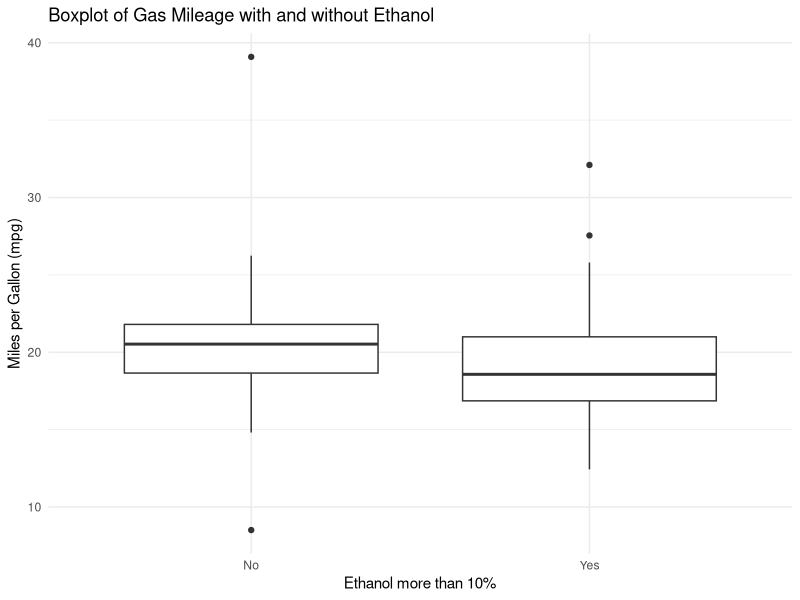
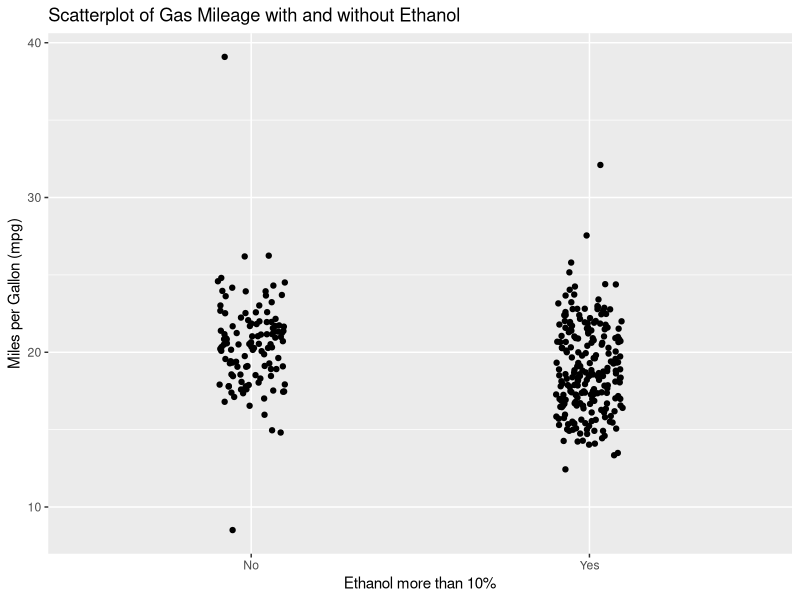
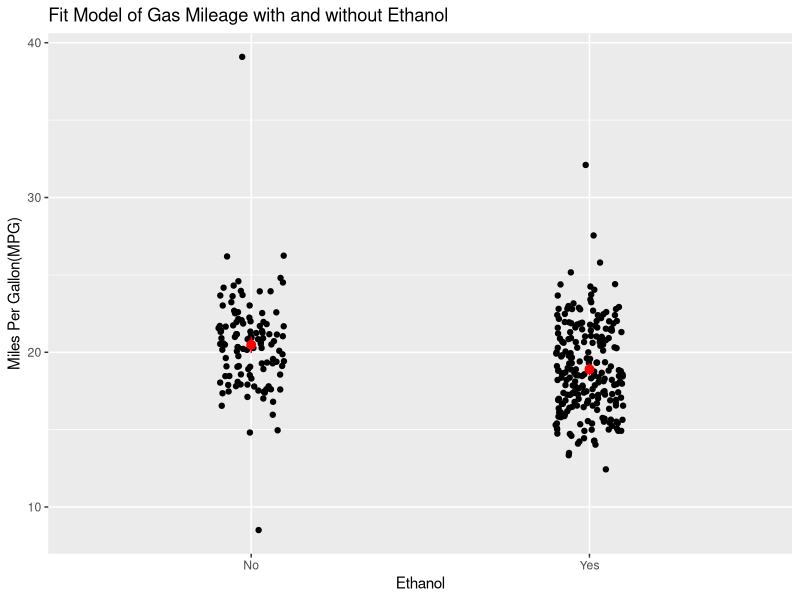
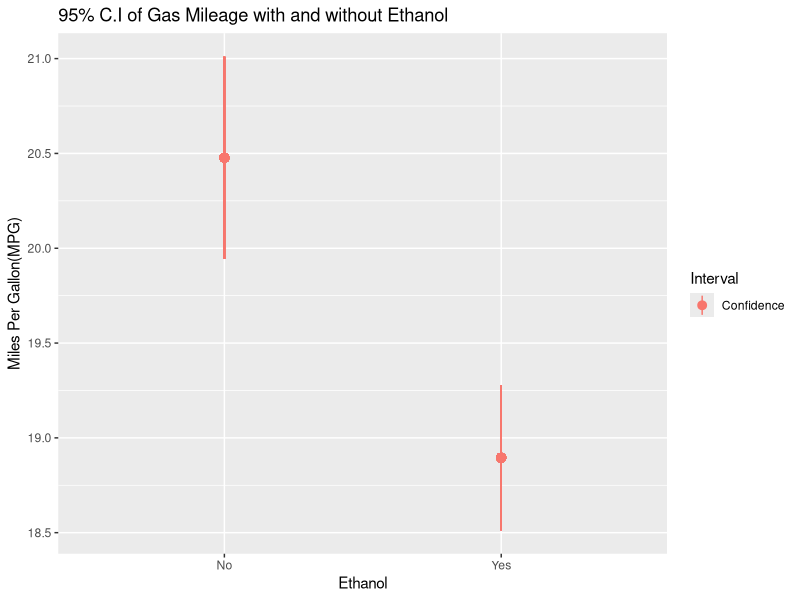
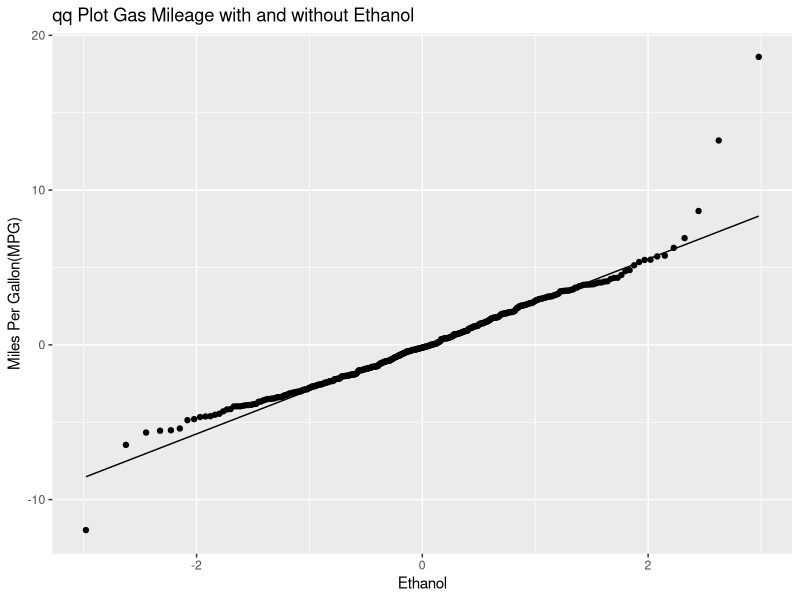
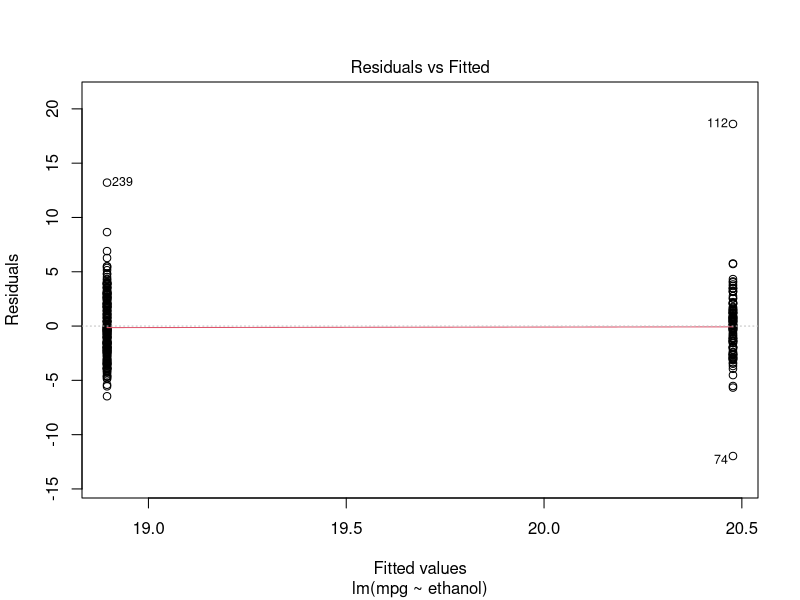
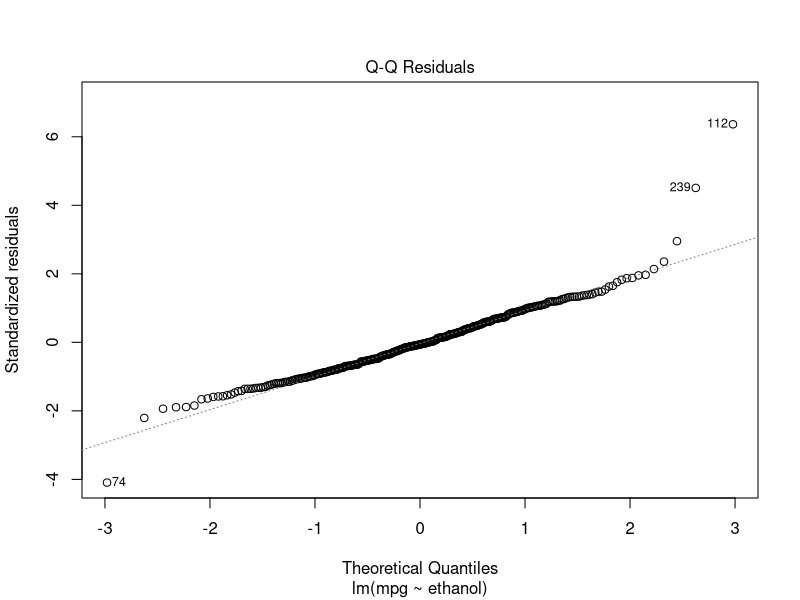
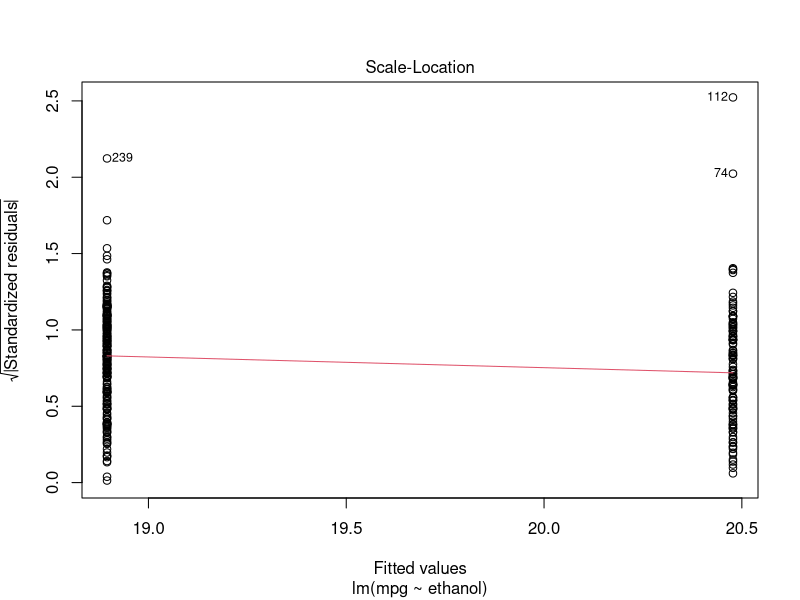

Write R code to recreate these figures, in order.
# Use echo = FALSE for Portfolio assignments
knitr::opts_chunk$set(echo = FALSE)

## # Author:  Ben Lehmann
## # Date:    2024-05-07
## # Purpose: Example R Markdown file with Portfolio-style analysis
## #-------------------------------------------------------------------------------

library(tidyverse)
library(ggplot2)
library(kableExtra)
library(dplyr)
library(knitr)
library(rmarkdown)

#Start of Portfolio-1
gas_data <- read.csv('gas_mileage_data.csv')  #Load the Data
gas_data <- gas_data[!is.na(gas_data$mpg) & !is.na(gas_data$ethanol), ]  #Do the same thing, make sure all the NA for ethanol and mpg is gone
gas_data$ethanol <- (if_else(gas_data$ethanol > 0, "Yes", "No"))  #Get the Yes or No Ethanol


ethanol_types <- gas_data |> group_by(ethanol) |> summarise(n=n(), mpg_mean = mean(mpg), mpg_median=median(mpg), mpg_sd=sd(mpg),mpg_var = var(mpg),mpg_min = min(mpg),max_mpg = max(mpg)) |> mutate(
    lower = mpg_mean - qt(.975, df = n-1) * mpg_sd / sqrt(n),
    upper = mpg_mean + qt(.975, df = n-1) * mpg_sd / sqrt(n),
  )  
knitr::kable(ethanol_types) |> kable_styling()   #Get the Summary Statistics, Mean, Median, Mode, 95% intveral, Max, Min

ggplot(gas_data, aes(x = ethanol, y = mpg)) +
  geom_boxplot() +
  labs(x = "Ethanol more than 10%", y = "Miles per Gallon (mpg)",
       title = "Boxplot of Gas Mileage with and without Ethanol") +
  theme_minimal()

ggplot(
  mapping = aes(
      x = ethanol,
      y = mpg
    )) +
  geom_jitter(
    data = gas_data,
    width = 0.1
  ) +labs(x = "Ethanol more than 10%", y = "Miles per Gallon (mpg)",
       title = "Scatterplot of Gas Mileage with and without Ethanol")

model <- lm(mpg~ethanol,data=gas_data)  #Linear Regression Model

confidence <- confint(model,level = 0.95)  #Get the Confidence Interval
conf_int <- confidence["ethanolYes",]   #get the Inverval Values

knitr::kable(confidence) |> kable_styling()  #Use a Table for the Interval

cint <- bind_cols(   #We need to add the Predicted Values, upper and lower values
  gas_data,
  predict(model,
          newdata = gas_data,
          interval = "confidence") |>
    as.data.frame()
)

new <- gas_data |>
  select(ethanol) |>   #Select the Categorical Values
  unique()

cintval <- bind_cols(
  new,  #Combine the New data with the predicted values 
  predict(model,
          newdata = new,
          interval = "confidence") |>        #Create the Confidence Interval
    as.data.frame() |>
    rename(mpg = fit)   #Make it as fit
)
 ggplot(
  mapping = aes(
      x = ethanol,
      y = mpg
    )) +
  geom_jitter(
    data = gas_data,
    width = 0.1
  )+geom_pointrange(
    data = cintval,
    aes(ymin = lwr,ymax = upr),col = "red") + labs(y="Miles Per Gallon(MPG)", x="Ethanol", title = "Fit Model of Gas Mileage with and without Ethanol")

ggplot(
  bind_rows(
    cint |> mutate(Interval = "Confidence")),  #We can get the Confidence Values
  aes(
    x     = ethanol,
    y     = fit,
    ymin  = lwr,
    ymax  = upr,
    color = Interval
  )
) +
  geom_pointrange(
    position = position_dodge(width = .1)
  ) + labs(y="Miles Per Gallon(MPG)", x="Ethanol", title = "95% C.I of Gas Mileage with and without Ethanol")

ggplot(
  mapping = aes(sample = model$residuals)) +
  geom_qq() +
  geom_qq_line() + labs(y="Miles Per Gallon(MPG)", x="Ethanol", title = "qq Plot Gas Mileage with and without Ethanol")

plot(model)
